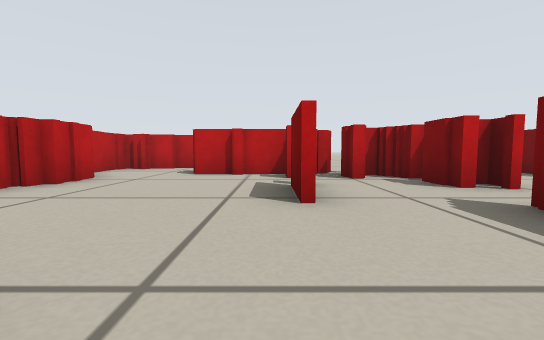
View 1 (above)

16 first-person views from a walk through a Stage world. The camera is 0.26 m above the floor, tilts 4° down and sees 90° across. The lines on the ground mark 1 m squares. The floor is counted in squares, 0.5 m on a side. Each view is taken from the middle of a square. On the plan, view 1 faces up. The plan holds only what a view shows up to about 9 squares ahead; the rest is blank.

View 2
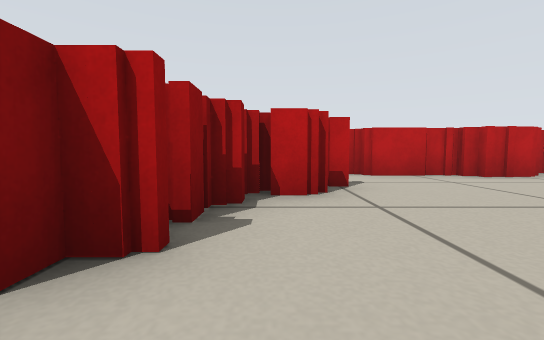

View 3
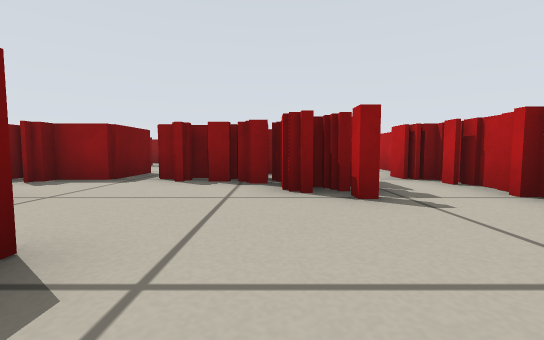

View 4
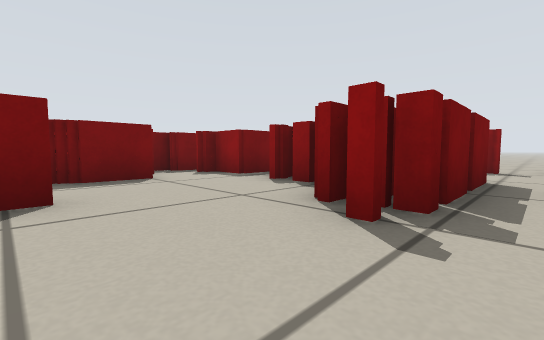

View 5
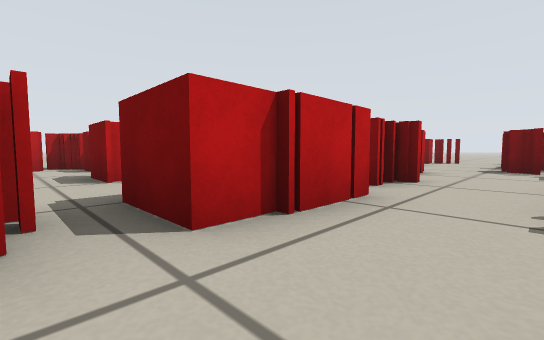

View 6
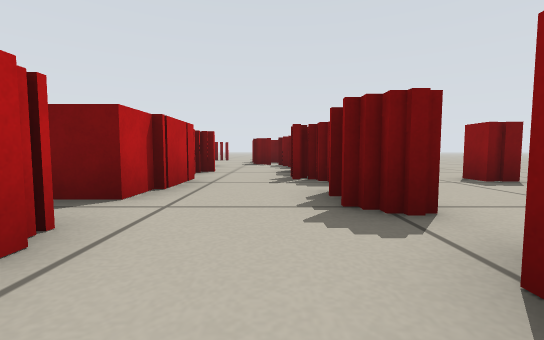

View 7
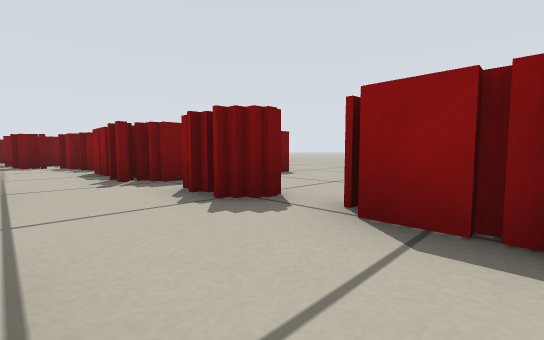

View 8
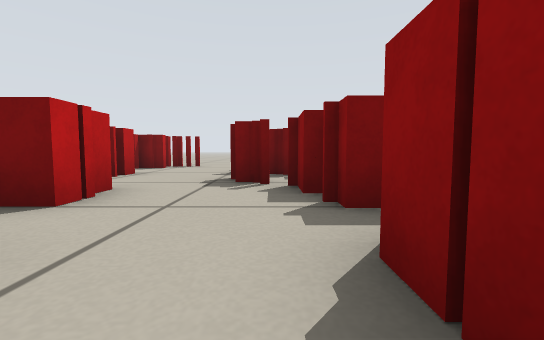

View 9
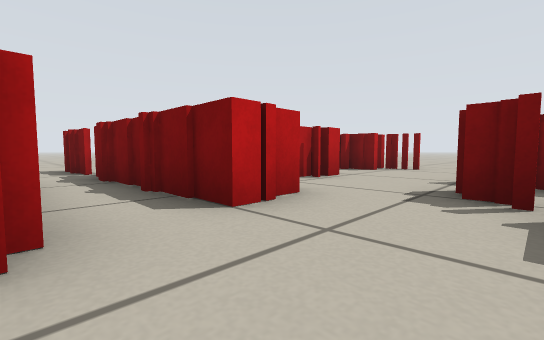

View 10
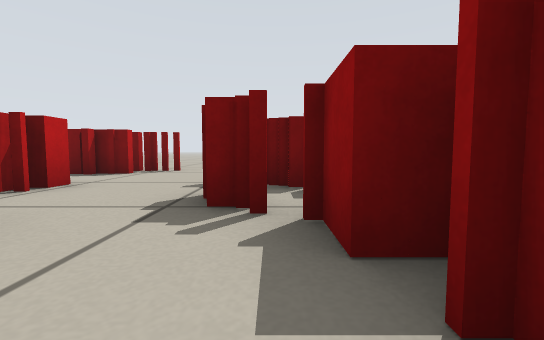

View 11
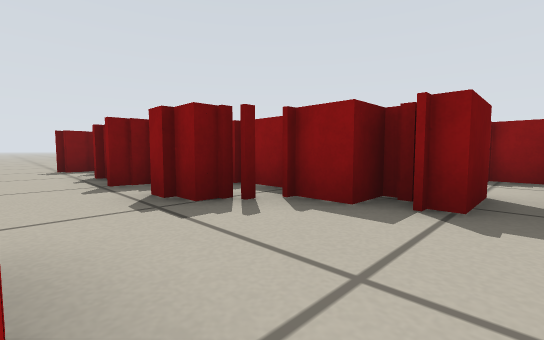

View 12
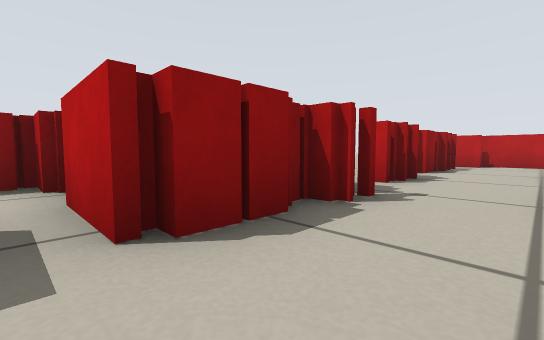

View 13
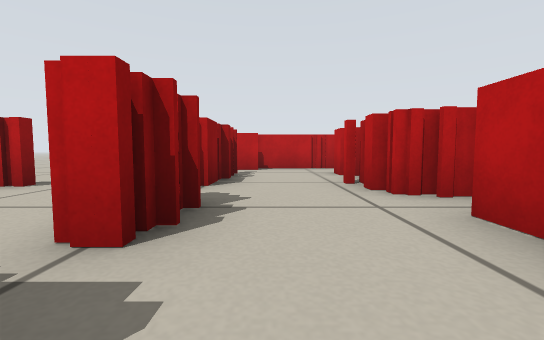

View 14
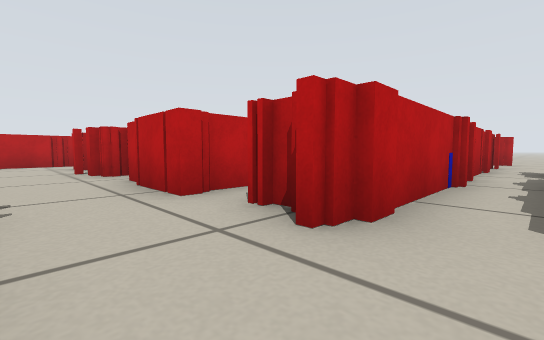

View 15
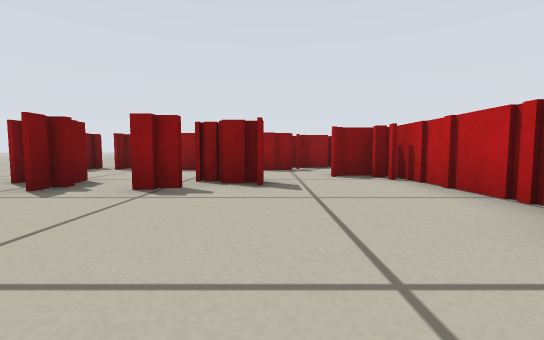

View 16
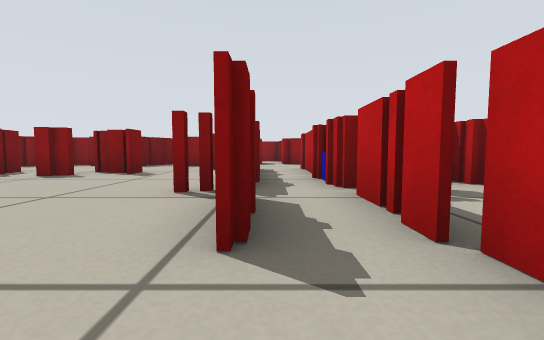

### Floor plan
Key: @ floor where view 1 was taken; # wall or solid block; x gap in a wall; . floor.
Columns run from 4 left of view 1 to 16 right of it. Each row starts with its distance up from view 1.
  8 ##.
  7 #..       ..
  6 #.#####  .#.
  5 #...x.##..#..
  4 #...#..#..##...
  3 #...#.... ###...
  2 #.....#######....
  1 #.#...######......
  0 #.##@...#####.##x#.
 -1 #.#########.#.##.##..
 -2 #.#########.#........
 -3 #...............##.#.
 -4 #............#### ##
 -5 #####x#.###.####
 -6   .  ...  ###
 -7   . ..... ##.
 -8  ...# ..#..##
 -9  ..   ......
-10        ....

Positions as (right, up) in squares from view 1, and headings:
1: (0, 0), facing up
2: (2, 0), facing left
3: (-1, 4), facing down
4: (-3, 3), facing down-right
5: (1, -4), facing up-right
6: (-1, -4), facing right
7: (-1, -3), facing down-right
8: (5, -4), facing right
9: (6, -4), facing up-right
10: (7, -4), facing right
11: (7, -2), facing down-right
12: (7, -3), facing down-left
13: (4, -4), facing left
14: (7, -4), facing up-left
15: (10, 4), facing down
16: (7, 6), facing down
